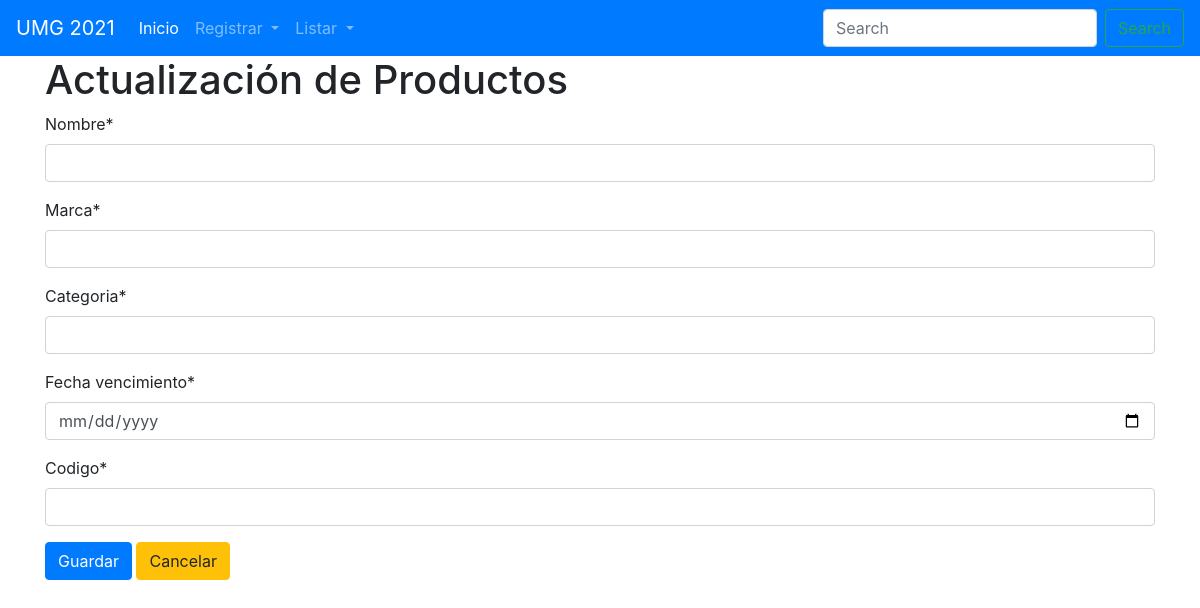
Page /editarProductos/11 on the earlier database version.
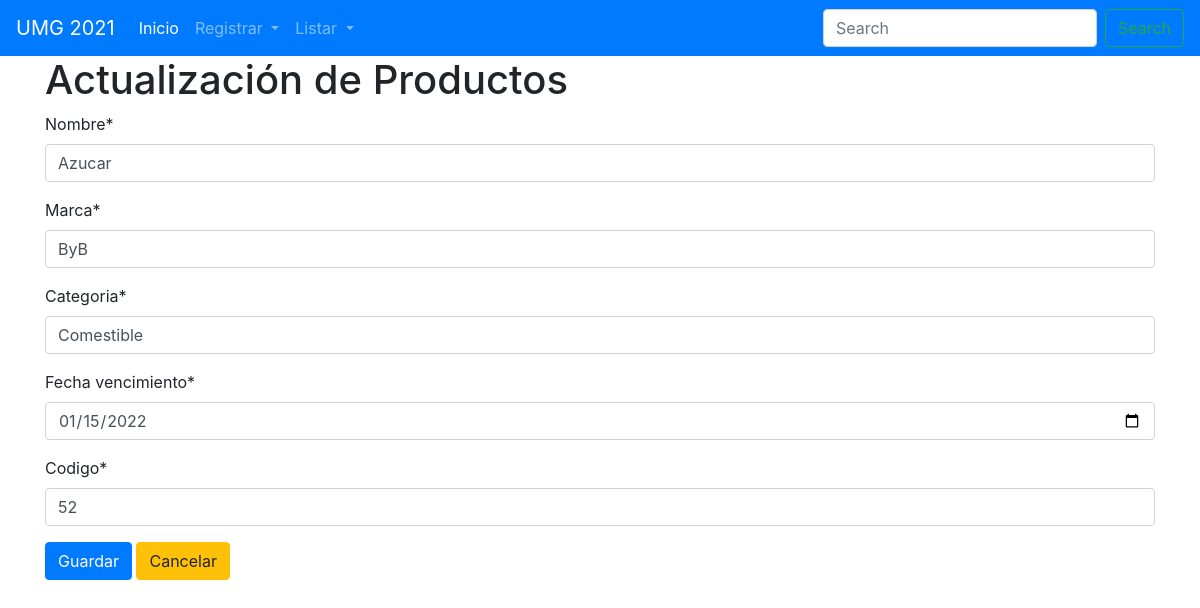
Same page on the later database version.
### Models/Producto/models.py (models this page shows)
class Producto(models.Model):
    nombre = models.CharField(max_length=75)
    marca = models.CharField(max_length=75)
    categoria = models.CharField(max_length=12)
    fecha_vencimiento = models.DateField()
    codigo = models.IntegerField()

### Models/Producto/views.py (the view)
# urls.py: path("editarProductos/<int:id_producto>", FormularioProductoView.edit, name="editarProductos"),
    def edit(request, id_producto):
        producto = Producto.objects.filter(id=id_producto).first()
        form = FormularioProducto(instance=producto)
        return render(request, "ProductoEdit.html", {"form": form, "producto": producto})

### Models/Producto/forms.py
class FormularioProducto(forms.ModelForm):
    class Meta:
        model = Producto
        fields = "__all__"
        widgets = {"fecha_vencimiento": forms.DateInput(attrs={"type": "date"})}

### Templates/ProductoEdit.html (shortened to what this page needs)
{% extends "index.html" %}
{% load crispy_forms_filters %}
{% load crispy_forms_tags %}
{% block content %}
    <h1> Actualización de Productos </h1>
    <form action="{% url "actualizarProductos" producto.id %}" method="POST">
        {{ form|crispy }}
        <button type="submit" class="btn btn-primary">Guardar</button>
        <a class="btn btn-warning" href="{% url "listarProductos" %}">Cancelar</a>
    </form>
{% endblock %}

Differences in the rows shown:
added Producto: nombre "Azucar", marca "ByB", categoria "Comestible", fecha_vencimiento "01/15/2022", codigo "52"
